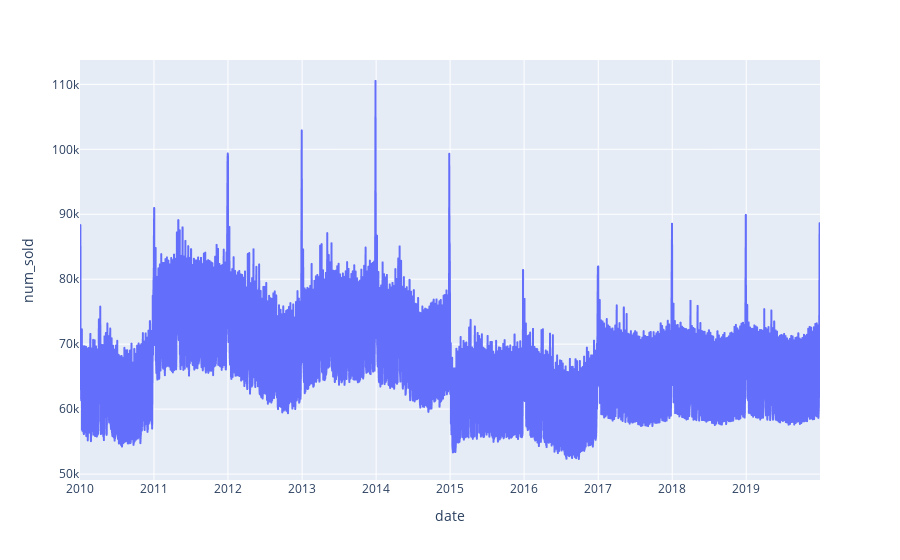

Source (notebook cell):
### Code cell
px.line(
    pd.concat([
        agg_train,
        agg_test.rename(columns={'num_sold_agg':'num_sold'})
    ]),
    x='date',
    y='num_sold'
)

### Figure 1 — Plotly figure (JSON) as saved in the notebook; plotly's stock layout.template omitted (floating-point values rounded to 4 significant figures; data arrays with more than 128 entries replaced by an {"elided": "..."} marker saying what was removed)
{"data": [{"hovertemplate": "date=%{x}<br>num_sold=%{y}<extra></extra>", "legendgroup": "", "line": {"color": "#636efa", "dash": "solid"}, "marker": {"symbol": "circle"}, "mode": "lines", "name": "", "showlegend": false, "type": "scattergl", "x": {"elided": "3652 str values"}, "xaxis": "x", "y": {"elided": "3652 float values"}, "yaxis": "y"}], "layout": {"legend": {"tracegroupgap": 0}, "margin": {"t": 60}, "xaxis": {"anchor": "y", "domain": [0, 1], "title": {"text": "date"}}, "yaxis": {"anchor": "x", "domain": [0, 1], "title": {"text": "num_sold"}}}}
